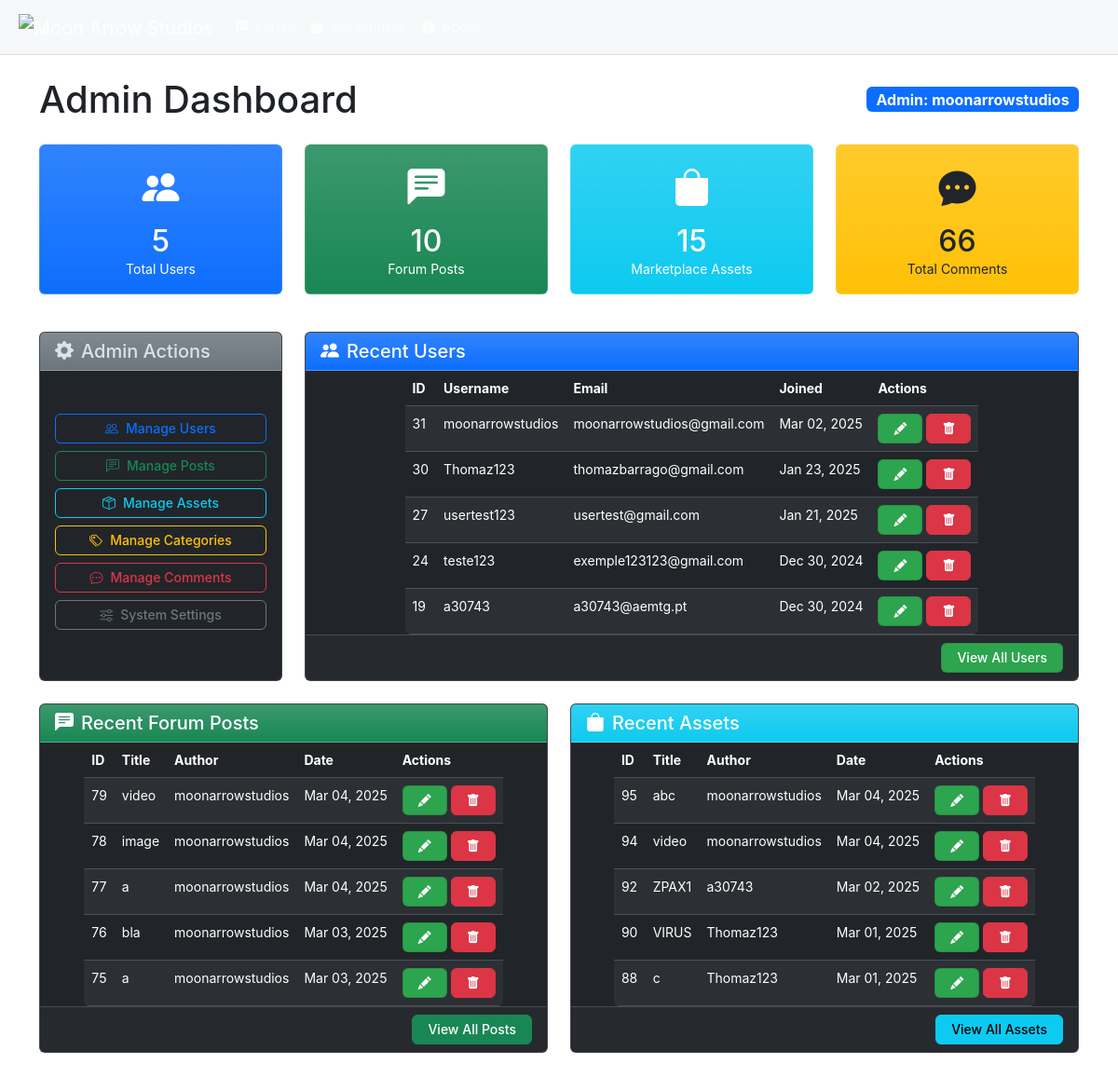
/php/admin/dashboard.php (signed in), run on the app's committed database.
### tables this page shows
CREATE TABLE IF NOT EXISTS `users` (
  `user_id` int NOT NULL AUTO_INCREMENT,
  `username` varchar(50) NOT NULL,
  `email` varchar(100) NOT NULL,
  `password` varchar(255) NOT NULL,
  `role` enum('admin','user') DEFAULT 'user',
  `created_at` datetime DEFAULT CURRENT_TIMESTAMP,
  `profile_picture` varchar(255) DEFAULT NULL,
  `banner` varchar(255) DEFAULT NULL,
  `description` text,
  `status` enum('active','suspended') NOT NULL DEFAULT 'active',
  PRIMARY KEY (`user_id`),
  UNIQUE KEY `username` (`username`),
  UNIQUE KEY `email` (`email`)
);

CREATE TABLE IF NOT EXISTS `posts` (
  `id` int NOT NULL AUTO_INCREMENT,
  `title` varchar(255) NOT NULL,
  `content` text NOT NULL,
  `category_id` int NOT NULL,
  `hashtags` text,
  `images` text,
  `created_at` timestamp NULL DEFAULT CURRENT_TIMESTAMP,
  `videos` text,
  `user_id` int NOT NULL,
  `upvotes` int DEFAULT '0',
  `downvotes` int DEFAULT '0',
  `status` enum('published','draft','hidden') NOT NULL DEFAULT 'published',
  `views` int DEFAULT '0',
  `updated_at` timestamp NULL DEFAULT CURRENT_TIMESTAMP ON UPDATE CURRENT_TIMESTAMP,
  PRIMARY KEY (`id`),
  KEY `fk_posts_categories` (`category_id`),
  KEY `user_id` (`user_id`)
);

CREATE TABLE IF NOT EXISTS `assets` (
  `id` int NOT NULL AUTO_INCREMENT,
  `title` varchar(255) NOT NULL,
  `content` text NOT NULL,
  `category_id` int NOT NULL,
  `hashtags` text,
  `images` text,
  `created_at` timestamp NULL DEFAULT CURRENT_TIMESTAMP,
  `videos` text,
  `user_id` int NOT NULL,
  `upvotes` int DEFAULT '0',
  `downvotes` int DEFAULT '0',
  `preview_image` varchar(255) DEFAULT NULL,
  `asset_file` varchar(255) DEFAULT NULL,
  `status` enum('published','draft','hidden') NOT NULL DEFAULT 'published',
  `views` int DEFAULT '0',
  `updated_at` timestamp NULL DEFAULT CURRENT_TIMESTAMP ON UPDATE CURRENT_TIMESTAMP,
  PRIMARY KEY (`id`),
  KEY `fk_posts_categories` (`category_id`),
  KEY `fk_user_id` (`user_id`)
);

### php/admin/dashboard.php (the view, shortened to what this page needs)
<?php
require_once '../db_connect.php';
$query = "SELECT COUNT(*) as total_users FROM users";
$result = $conn->query($query);
$total_users = $result->fetch_assoc()['total_users'];
$query = "SELECT COUNT(*) as total_posts FROM posts";
$result = $conn->query($query);
$total_posts = $result->fetch_assoc()['total_posts'];
$query = "SELECT COUNT(*) as total_assets FROM assets";
$result = $conn->query($query);
$total_assets = $result->fetch_assoc()['total_assets'];
$query = "SELECT
    (SELECT COUNT(*) FROM comments) +
    (SELECT COUNT(*) FROM comments_asset) as total_comments";
$result = $conn->query($query);
$total_comments = $result->fetch_assoc()['total_comments'];
$query = "SELECT user_id, username, email, created_at FROM users ORDER BY created_at DESC LIMIT 5";
$recent_users_result = $conn->query($query);
$recent_users = [];
while ($row = $recent_users_result->fetch_assoc()) {
    $recent_users[] = $row;
}
$query = "SELECT p.id, p.title, u.username, p.created_at
          FROM posts p
          JOIN users u ON p.user_id = u.user_id
          ORDER BY p.created_at DESC LIMIT 5";
$recent_posts_result = $conn->query($query);
$recent_posts = [];
while ($row = $recent_posts_result->fetch_assoc()) {
    $recent_posts[] = $row;
}
$query = "SELECT a.id, a.title, u.username, a.created_at
          FROM assets a
          JOIN users u ON a.user_id = u.user_id
          ORDER BY a.created_at DESC LIMIT 5";
$recent_assets_result = $conn->query($query);
$recent_assets = [];
while ($row = $recent_assets_result->fetch_assoc()) {
    $recent_assets[] = $row;
}
?>
<!DOCTYPE html>
<html lang="en" data-bs-theme="dark">
<head>
    <link rel="stylesheet" href="https://cdn.jsdelivr.net/npm/bootstrap-icons@1.11.3/font/bootstrap-icons.min.css">
    <link rel="stylesheet" href="https://cdn.jsdelivr.net/npm/bootstrap@5.3.3/dist/css/bootstrap.min.css">
</head>
<body>
    <?php include('../header.php'); ?>
    <div class="container py-4">
        <div class="d-flex justify-content-between align-items-center mb-4">
            <h1 class="mb-0">Admin Dashboard</h1>
            <div>
                <span class="badge bg-primary fs-6">Admin: <?php echo htmlspecialchars($_SESSION['username'] ?? 'Admin'); ?></span>
            </div>
        </div>
        <div class="row mb-4">
            <div class="col-md-3 mb-3">
                <div class="card dashboard-card bg-primary bg-gradient text-white">
                    <div class="card-body text-center">
                        <i class="bi bi-people-fill stats-icon"></i>
                        <h3 class="fs-2 mb-0"><?php echo $total_users; ?></h3>
                        <p class="mb-0">Total Users</p>
                    </div>
                </div>
            </div>
            <div class="col-md-3 mb-3">
                <div class="card dashboard-card bg-success bg-gradient text-white">
                    <div class="card-body text-center">
                        <i class="bi bi-chat-left-text-fill stats-icon"></i>
                        <h3 class="fs-2 mb-0"><?php echo $total_posts; ?></h3>
                        <p class="mb-0">Forum Posts</p>
                    </div>
                </div>
            </div>
            <div class="col-md-3 mb-3">
                <div class="card dashboard-card bg-info bg-gradient text-white">
                    <div class="card-body text-center">
                        <i class="bi bi-bag-fill stats-icon"></i>
                        <h3 class="fs-2 mb-0"><?php echo $total_assets; ?></h3>
                        <p class="mb-0">Marketplace Assets</p>
                    </div>
                </div>
            </div>
            <div class="col-md-3 mb-3">
                <div class="card dashboard-card bg-warning bg-gradient text-dark">
                    <div class="card-body text-center">
                        <i class="bi bi-chat-dots-fill stats-icon"></i>
                        <h3 class="fs-2 mb-0"><?php echo $total_comments; ?></h3>
                        <p class="mb-0">Total Comments</p>
                    </div>
                </div>
            </div>
        </div>
        <div class="row">
            <div class="col-md-3 mb-4">
                <div class="card h-100">
                    <div class="card-header bg-secondary bg-gradient">
                        <h5 class="mb-0"><i class="bi bi-gear-fill me-2"></i>Admin Actions</h5>
                    </div>
                    <div class="card-body admin-actions">
                        <a href="manage_users.php" class="btn btn-outline-primary">
                            <i class="bi bi-people me-2"></i>Manage Users
                        </a>
                        <a href="manage_posts.php" class="btn btn-outline-success">
                            <i class="bi bi-chat-left-text me-2"></i>Manage Posts
                        </a>
                        <a href="manage_assets.php" class="btn btn-outline-info">
                            <i class="bi bi-box-seam me-2"></i>Manage Assets
                        </a>
                        <a href="manage_categories.php" class="btn btn-outline-warning">
                            <i class="bi bi-tags me-2"></i>Manage Categories
                        </a>
                        <a href="manage_comments.php" class="btn btn-outline-danger">
                            <i class="bi bi-chat-dots me-2"></i>Manage Comments
                        </a>
                        <a href="system_settings.php" class="btn btn-outline-secondary">
                            <i class="bi bi-sliders me-2"></i>System Settings
                        </a>
                    </div>
                </div>
            </div>
            <div class="col-md-9 mb-4">
                <div class="card h-100">
                    <div class="card-header bg-primary bg-gradient text-white">
                        <h5 class="mb-0"><i class="bi bi-people-fill me-2"></i>Recent Users</h5>
                    </div>
                    <div class="card-body p-0">
                        <div class="table-responsive">
                            <table class="table table-hover table-striped mb-0">
                                <thead>
                                    <tr>
                                        <th>ID</th>
                                        <th>Username</th>
                                        <th>Email</th>
                                        <th>Joined</th>
                                        <th>Actions</th>
                                    </tr>
                                </thead>
                                <tbody>
                                    <?php foreach ($recent_users as $user): ?>
                                    <tr>
                                        <td><?php echo $user['user_id']; ?></td>
                                        <td><?php echo htmlspecialchars($user['username']); ?></td>
                                        <td><?php echo htmlspecialchars($user['email']); ?></td>
                                        <td><?php echo date('M d, Y', strtotime($user['created_at'])); ?></td>
                                        <td>
                                            <a href="edit_user.php?id=<?php echo $user['user_id']; ?>" class="btn btn-sm btn-primary">
                                                <i class="bi bi-pencil-fill"></i>
                                            </a>
                                            <button class="btn btn-sm btn-danger" data-bs-toggle="modal" data-bs-target="#deleteUserModal" data-user-id="<?php echo $user['user_id']; ?>">
                                                <i class="bi bi-trash-fill"></i>
                                            </button>
                                        </td>
                                    </tr>
                                    <?php endforeach; ?>
                                </tbody>
                            </table>
                        </div>
                    </div>
                    <div class="card-footer text-end">
                        <a href="manage_users.php" class="btn btn-sm btn-primary">View All Users</a>
                    </div>
                </div>
            </div>
            <div class="col-md-6 mb-4">
                <div class="card h-100">
                    <div class="card-header bg-success bg-gradient text-white">
                        <h5 class="mb-0"><i class="bi bi-chat-left-text-fill me-2"></i>Recent Forum Posts</h5>
                    </div>
                    <div class="card-body p-0">
                        <div class="table-responsive">
                            <table class="table table-hover table-striped mb-0">
                                <thead>
                                    <tr>
                                        <th>ID</th>
                                        <th>Title</th>
                                        <th>Author</th>
                                        <th>Date</th>
                                        <th>Actions</th>
                                    </tr>
                                </thead>
                                <tbody>
                                    <?php foreach ($recent_posts as $post): ?>
                                    <tr>
                                        <td><?php echo $post['id']; ?></td>
                                        <td class="text-truncate" style="max-width: 150px;"><?php echo htmlspecialchars($post['title']); ?></td>
                                        <td><?php echo htmlspecialchars($post['username']); ?></td>
                                        <td><?php echo date('M d, Y', strtotime($post['created_at'])); ?></td>
                                        <td>
                                            <a href="edit_post.php?id=<?php echo $post['id']; ?>" class="btn btn-sm btn-primary">
                                                <i class="bi bi-pencil-fill"></i>
                                            </a>
                                            <button class="btn btn-sm btn-danger" data-bs-toggle="modal" data-bs-target="#deletePostModal" data-post-id="<?php echo $post['id']; ?>">
                                                <i class="bi bi-trash-fill"></i>
                                            </button>
                                        </td>
                                    </tr>
                                    <?php endforeach; ?>
                                </tbody>
                            </table>
                        </div>
                    </div>
                    <div class="card-footer text-end">
                        <a href="manage_posts.php" class="btn btn-sm btn-success">View All Posts</a>
                    </div>
                </div>
            </div>
            <div class="col-md-6 mb-4">
                <div class="card h-100">
                    <div class="card-header bg-info bg-gradient text-white">
                        <h5 class="mb-0"><i class="bi bi-bag-fill me-2"></i>Recent Assets</h5>
                    </div>
                    <div class="card-body p-0">
                        <div class="table-responsive">
                            <table class="table table-hover table-striped mb-0">
                                <thead>
                                    <tr>
                                        <th>ID</th>
                                        <th>Title</th>
                                        <th>Author</th>
                                        <th>Date</th>
                                        <th>Actions</th>
                                    </tr>
                                </thead>
                                <tbody>
                                    <?php foreach ($recent_assets as $asset): ?>
                                    <tr>
                                        <td><?php echo $asset['id']; ?></td>
                                        <td class="text-truncate" style="max-width: 150px;"><?php echo htmlspecialchars($asset['title']); ?></td>
                                        <td><?php echo htmlspecialchars($asset['username']); ?></td>
                                        <td><?php echo date('M d, Y', strtotime($asset['created_at'])); ?></td>
                                        <td>
                                            <a href="edit_asset.php?id=<?php echo $asset['id']; ?>" class="btn btn-sm btn-primary">
                                                <i class="bi bi-pencil-fill"></i>
                                            </a>
                                            <button class="btn btn-sm btn-danger" data-bs-toggle="modal" data-bs-target="#deleteAssetModal" data-asset-id="<?php echo $asset['id']; ?>">
                                                <i class="bi bi-trash-fill"></i>
                                            </button>
                                        </td>
                                    </tr>
                                    <?php endforeach; ?>
                                </tbody>
                            </table>
                        </div>
                    </div>
                    <div class="card-footer text-end">
                        <a href="manage_assets.php" class="btn btn-sm btn-info">View All Assets</a>
                    </div>
                </div>
            </div>
        </div>
    </div>
</body>
</html>

### data on the page
users: user_id "31", username "moonarrowstudios", email "moonarrowstudios@gmail.com", created_at "Mar 02, 2025"
users: user_id "30", username "Thomaz123", email "thomazbarrago@gmail.com", created_at "Jan 23, 2025"
users: user_id "27", username "usertest123", email "usertest@gmail.com", created_at "Jan 21, 2025"
users: user_id "24", username "teste123", email "exemple123123@gmail.com", created_at "Dec 30, 2024"
users: user_id "19", username "a30743", email "a30743@aemtg.pt", created_at "Dec 30, 2024"
posts: id "79", title "video", user.username "moonarrowstudios", created_at "Mar 04, 2025"
posts: id "78", title "image", user.username "moonarrowstudios", created_at "Mar 04, 2025"
posts: id "77", title "a", user.username "moonarrowstudios", created_at "Mar 04, 2025"
posts: id "76", title "bla", user.username "moonarrowstudios", created_at "Mar 03, 2025"
posts: id "75", title "a", user.username "moonarrowstudios", created_at "Mar 03, 2025"
assets: id "95", title "abc", user.username "moonarrowstudios", created_at "Mar 04, 2025"
assets: id "94", title "video", user.username "moonarrowstudios", created_at "Mar 04, 2025"
assets: id "92", title "ZPAX1", user.username "a30743", created_at "Mar 02, 2025"
assets: id "90", title "VIRUS", user.username "Thomaz123", created_at "Mar 01, 2025"
assets: id "88", title "c", user.username "Thomaz123", created_at "Mar 01, 2025"

### other printed values
$_SESSION['username'] "moonarrowstudios"
$total_users "5"
$total_posts "10"
$total_assets "15"
$total_comments "66"
